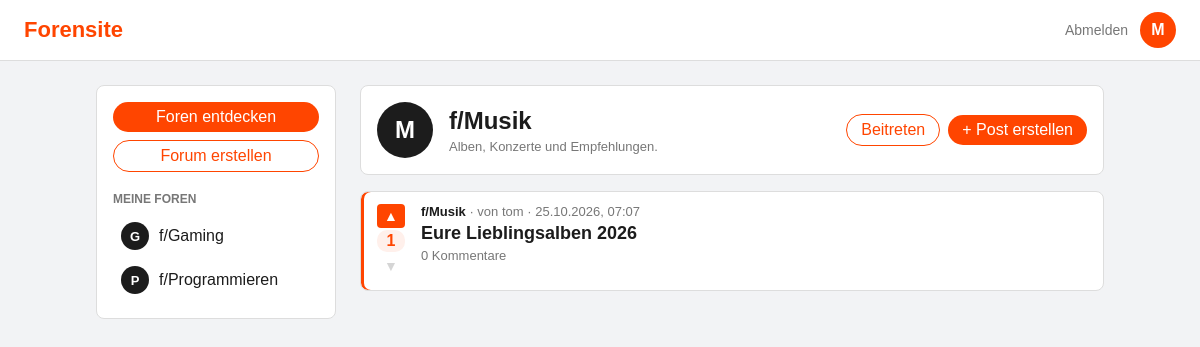
The page /forum.php?name=Musik (signed in) on the database its author committed.
### tables this page shows
CREATE TABLE users (
    id            INT UNSIGNED NOT NULL AUTO_INCREMENT,
    username      VARCHAR(30)  NOT NULL,
    email         VARCHAR(255) NOT NULL,
    password_hash VARCHAR(255) NOT NULL,
    created_at    DATETIME     NOT NULL DEFAULT CURRENT_TIMESTAMP,
    PRIMARY KEY (id),
    UNIQUE KEY username (username),
    UNIQUE KEY email (email)
);

CREATE TABLE forums (
    id          INT UNSIGNED NOT NULL AUTO_INCREMENT,
    name        VARCHAR(50)  NOT NULL,
    description TEXT         NULL,
    created_by  INT UNSIGNED NULL,    
    created_at  DATETIME     NOT NULL DEFAULT CURRENT_TIMESTAMP,
    PRIMARY KEY (id),
    UNIQUE KEY name (name),           
    KEY created_by (created_by),
    FOREIGN KEY (created_by) REFERENCES users (id) ON DELETE SET NULL
);

CREATE TABLE posts (
    id         INT UNSIGNED NOT NULL AUTO_INCREMENT,
    forum_id   INT UNSIGNED NOT NULL,
    user_id    INT UNSIGNED NOT NULL,
    title      VARCHAR(200) NOT NULL,
    body       TEXT         NOT NULL,
    image_path VARCHAR(255) NULL,    
    created_at DATETIME     NOT NULL DEFAULT CURRENT_TIMESTAMP,
    updated_at DATETIME     NULL ON UPDATE CURRENT_TIMESTAMP,
    PRIMARY KEY (id),
    KEY user_id (user_id),
    KEY idx_posts_forum_created (forum_id, created_at),
    FOREIGN KEY (forum_id) REFERENCES forums (id) ON DELETE CASCADE,
    FOREIGN KEY (user_id)  REFERENCES users (id)  ON DELETE CASCADE
);

### includes/init.php (called while the page is built, shortened)
<?php
require __DIR__ . '/../config/db.php';
$user = null;
if (isset($_SESSION['user_id'])) {
    $stmt = $pdo->prepare('SELECT id, username AS name FROM users WHERE id = ?');
    $stmt->execute([$_SESSION['user_id']]);
    $user = $stmt->fetch() ?: null;
}
if ($user) {
    $user['avatar'] = null;
    $stmt = $pdo->prepare('
        SELECT f.name
        FROM forum_members m
        JOIN forums f ON f.id = m.forum_id
        WHERE m.user_id = ?
        ORDER BY f.name
    ');
    $stmt->execute([$user['id']]);
    $user['forums'] = $stmt->fetchAll(PDO::FETCH_COLUMN);
} else {
    unset($_SESSION['user_id']);
}
function getPosts(PDO $pdo, string $where, array $params, ?int $userId): array
{
    $stmt = $pdo->prepare("
        SELECT p.id, p.title, p.body, p.image_path, p.created_at,
               f.name AS forum, u.username AS author, p.user_id AS author_id,
               COALESCE((SELECT SUM(v.value) FROM votes v WHERE v.post_id = p.id), 0) AS score,
               (SELECT v.value FROM votes v WHERE v.post_id = p.id AND v.user_id = ?) AS my_vote,
               (SELECT COUNT(*) FROM comments c WHERE c.post_id = p.id) AS comments
        FROM posts p
        JOIN forums f ON f.id = p.forum_id
        JOIN users u ON u.id = p.user_id
        WHERE $where
        ORDER BY score DESC, p.created_at DESC
    ");
    $stmt->execute(array_merge([$userId], $params));
    return $stmt->fetchAll();
}
function formatDate(string $datetime): string
{
    return date('d.m.Y, H:i', strtotime($datetime));
}

### forum.php (the view, shortened to what this page needs)
<?php
require __DIR__ . '/includes/init.php';
$currentForum = $_GET['name'] ?? '';
$stmt = $pdo->prepare('SELECT id, name, description FROM forums WHERE name = ?');
$stmt->execute([$currentForum]);
$forumData = $stmt->fetch();
    ?>
    <?php
$currentForum = $forumData['name'];
$forumPosts  = getPosts($pdo, 'p.forum_id = ?', [$forumData['id']], $user['id'] ?? null);
$createLink  = 'create_post.php?forum=' . urlencode($currentForum);
require __DIR__ . '/includes/header.php';
?>
    <div class="layout">
        <?php require __DIR__ . '/includes/sidebar.php'; ?>
        <main class="feed">
            <section class="forum-header">
                <span class="forum-icon forum-icon-large"><?= htmlspecialchars(strtoupper($currentForum[0])) ?></span>
                <div class="forum-info">
                    <h1>f/<?= htmlspecialchars($currentForum) ?></h1>
                    <p class="meta"><?= htmlspecialchars($forumData['description'] ?? '') ?></p>
                </div>
                <div class="forum-actions">
                    <?php
                    require __DIR__ . '/includes/join_button.php';
                    ?>
                    <a href="<?= $createLink ?>" class="button">+ Post erstellen</a>
                </div>
            </section>
            <?php if (empty($forumPosts)): ?>
                <div class="empty">
                    <h2>Noch keine Posts</h2>
                    <p>Sei der Erste, der hier etwas postet.</p>
                    <a href="<?= $createLink ?>" class="button">+ Post erstellen</a>
                </div>
            <?php else: ?>
                <?php foreach ($forumPosts as $post): ?>
                    <?php require __DIR__ . '/includes/post_card.php'; ?>
                <?php endforeach; ?>
            <?php endif; ?>
        </main>
    </div>
</body>
</html>

### includes/header.php (shortened to what this page needs)
<!DOCTYPE html>
<html lang="de">
<head>
    <link rel="stylesheet" href="assets/css/style.css?v=<?= filemtime(__DIR__ . '/../assets/css/style.css') ?>">
</head>
<body>
    <header class="site-header">
        <a href="index.php" class="logo">Forensite</a>
        <nav class="header-nav">
            <?php if ($user): ?>
                <form method="post" action="logout.php">
                    <button type="submit" class="link-button">Abmelden</button>
                </form>
                <a href="profile.php" class="avatar" title="Mein Profil (<?= htmlspecialchars($user['name']) ?>)">
                    <?php if ($user['avatar']): ?>
                        <img src="<?= htmlspecialchars($user['avatar']) ?>" alt="Profilbild">
                    <?php else: ?>
                        <?= htmlspecialchars(strtoupper($user['name'][0])) ?>
                    <?php endif; ?>
                </a>
            <?php else: ?>
                <a href="login.php" class="button button-outline">Anmelden</a>
                <a href="register.php" class="button">Registrieren</a>
            <?php endif; ?>
        </nav>
    </header>

### includes/post_card.php (shortened to what this page needs)
<article class="post" id="post-<?= $post['id'] ?>">
    <?php require __DIR__ . '/vote_box.php'; ?>
    <div class="post-content">
        <p class="meta">
            <a href="forum.php?name=<?= urlencode($post['forum']) ?>" class="forum-link">f/<?= htmlspecialchars($post['forum']) ?></a>
            · von <a href="profile.php?name=<?= urlencode($post['author']) ?>" class="user-link"><?= htmlspecialchars($post['author']) ?></a> · <?= formatDate($post['created_at']) ?>
        </p>
        <h2><a href="post.php?id=<?= $post['id'] ?>"><?= htmlspecialchars($post['title']) ?></a></h2>
        <p class="meta"><a href="post.php?id=<?= $post['id'] ?>#comments"><?= $post['comments'] ?> Kommentare</a></p>
    </div>
</article>

### includes/vote_box.php (shortened to what this page needs)
<?php
$myVote   = (int) ($post['my_vote'] ?? 0);
?>
<form method="post" action="vote.php" class="vote-form <?= $myVote === 1 ? 'voted-up' : ($myVote === -1 ? 'voted-down' : '') ?>">
    <button type="submit" name="value" value="1" class="vote-up" title="<?= $myVote === 1 ? 'Upvote zurücknehmen' : 'Upvote' ?>" aria-label="Upvote" aria-pressed="<?= $myVote === 1 ? 'true' : 'false' ?>">▲</button>
    <span class="score"><?= $post['score'] ?></span>
    <button type="submit" name="value" value="-1" class="vote-down" title="<?= $myVote === -1 ? 'Downvote zurücknehmen' : 'Downvote' ?>" aria-label="Downvote" aria-pressed="<?= $myVote === -1 ? 'true' : 'false' ?>">▼</button>
</form>

### assets/css/style.css (style rules this page uses)
* { box-sizing: border-box; }
body { margin: 0; font-family: Arial, Helvetica, sans-serif; background: #f2f3f5; color: #1c1c1c; }
a { color: inherit; text-decoration: none; }
.site-header { display: flex; justify-content: space-between; align-items: center; padding: 12px 24px; background: #fff; border-bottom: 1px solid #ddd; }
.logo { font-size: 22px; font-weight: bold; color: #ff4500; }
.site-header nav a { margin-left: 16px; }
.button { padding: 6px 14px; border-radius: 20px; background: #ff4500; color: #fff; }
.post { display: flex; gap: 16px; padding: 12px 16px; margin-bottom: 12px; background: #fff; border: 1px solid #ddd; border-radius: 8px; }
.score { min-width: 28px; font-weight: bold; text-align: center; }
.post h2 { margin: 4px 0; font-size: 18px; }
.meta { margin: 0; font-size: 13px; color: #777; }
.avatar { display: flex; justify-content: center; align-items: center; width: 36px; height: 36px; border-radius: 50%; overflow: hidden; background: #ff4500; color: #fff; font-weight: bold; }
.layout { display: grid; grid-template-columns: 240px 1fr; gap: 24px; max-width: 1040px; margin: 24px auto; padding: 0 16px; }
.forum-icon { display: flex; justify-content: center; align-items: center; width: 28px; height: 28px; border-radius: 50%; background: #1c1c1c; color: #fff; font-size: 13px; font-weight: bold; }
.forum-link { font-weight: bold; color: #1c1c1c; }
.forum-header { display: flex; align-items: center; flex-wrap: wrap; gap: 16px; padding: 16px; margin-bottom: 16px; background: #fff; border: 1px solid #ddd; border-radius: 8px; }
.forum-icon-large { width: 56px; height: 56px; font-size: 24px; }
.forum-info { flex: 1; }
.forum-info h1 { margin: 0 0 4px; font-size: 24px; }
.forum-actions { display: flex; align-items: center; gap: 8px; }
.post-content { flex: 1; min-width: 0; }
.header-nav { display: flex; align-items: center; gap: 12px; }
.header-nav form { margin: 0; }
.link-button { padding: 0; border: none; background: none; font: inherit; font-size: 14px; color: #777; cursor: pointer; }
.site-header .header-nav a { margin-left: 0; }
.vote-form { display: flex; flex-direction: column; align-items: center; gap: 2px; margin: 0; }
.vote-form button { width: 28px; height: 24px; padding: 0; border: none; border-radius: 4px; background: none; color: #999; font-size: 14px; cursor: pointer; }
.vote-form .score { padding: 2px 0; border-radius: 10px; transition: color 0.15s, background 0.15s; }
.vote-form button { transition: color 0.15s, background 0.15s, transform 0.1s; }
.vote-form.voted-up .vote-up, .vote-form.voted-up .vote-up:hover { background: #ff4500; color: #fff; }
.vote-form.voted-up .score { background: #fff0eb; color: #ff4500; }
.vote-form.voted-up .vote-down, .vote-form.voted-down .vote-up { opacity: 0.4; }
.post:has(.voted-up) { box-shadow: inset 3px 0 0 #ff4500; }

### rows shown on the page
users: username "M"
forums: name "M", name "Musik", description "Alben, Konzerte und Empfehlungen."
posts: score "1", forum.name "Musik", user.username "tom", created_at "25.10.2026, 07:07", title "Eure Lieblingsalben 2026", comments "0"

### other values the page prints
$forum[0] "G"
$forum "Gaming"
$forum[0] "P"
$forum "Programmieren"
